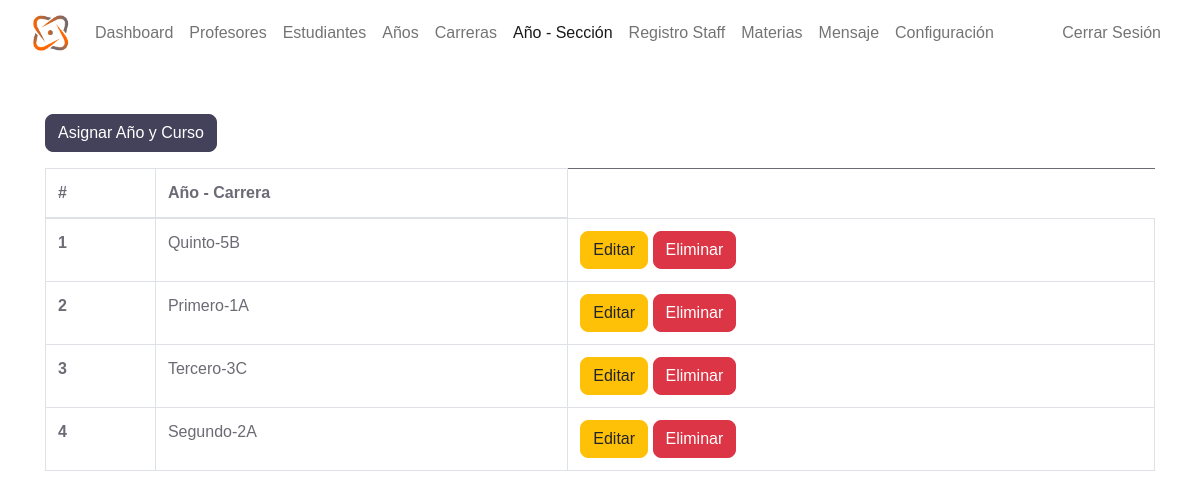
Screenshot of /admin/class.php (signed in) with the database file from the repository.
### tables this page shows
CREATE TABLE `class` (
  `class_id` int(11) NOT NULL,
  `grade` int(11) NOT NULL,
  `section` int(11) NOT NULL
);

CREATE TABLE `grades` (
  `grade_id` int(11) NOT NULL,
  `grade` varchar(31) NOT NULL,
  `grade_code` varchar(7) NOT NULL
);

CREATE TABLE `section` (
  `section_id` int(11) NOT NULL,
  `section` varchar(7) NOT NULL
);

### admin/data/class.php (called while the page is built, shortened)
<?php
function getAllClasses($conn){
   $sql = "SELECT * FROM class";
   $stmt = $conn->prepare($sql);
   $stmt->execute();
   if ($stmt->rowCount() >= 1) {
     $classes = $stmt->fetchAll();
     return $classes;
   }else {
    return 0;
   }
}

### admin/data/grade.php (called while the page is built, shortened)
<?php
function getGradeById($grade_id, $conn){
   $sql = "SELECT * FROM grades
           WHERE grade_id=?";
   $stmt = $conn->prepare($sql);
   $stmt->execute([$grade_id]);
   if ($stmt->rowCount() == 1) {
     $grade = $stmt->fetch();
     return $grade;
   }else {
    return 0;
   }
}

### admin/data/section.php (called while the page is built, shortened)
<?php
function getSectioById($section_id, $conn){
   $sql = "SELECT * FROM section
           WHERE section_id=?";
   $stmt = $conn->prepare($sql);
   $stmt->execute([$section_id]);
   if ($stmt->rowCount() == 1) {
     $section = $stmt->fetch();
     return $section;
   }else {
    return 0;
   }
}

### admin/class.php (the view, shortened to what this page needs)
<?php
if (
  isset($_SESSION['admin_id']) &&
  isset($_SESSION['role'])
) {
  if ($_SESSION['role'] == 'Admin') {
    include "../DB_connection.php";
    include "data/class.php";
    include "data/grade.php";
    include "data/section.php";
    $classes = getAllClasses($conn);
?>
    <!DOCTYPE html>
    <html lang="en">
    <head>
      <link rel="stylesheet" href="https://cdn.jsdelivr.net/npm/bootstrap@5.2.0/dist/css/bootstrap.min.css">
      <link rel="stylesheet" href="../css/style.css">
      <link rel="stylesheet" href="https://cdnjs.cloudflare.com/ajax/libs/font-awesome/4.7.0/css/font-awesome.min.css">
    </head>
    <body>
      <?php
      include "inc/navbar.php";
      if ($classes != 0) {
      ?>
        <div class="container mt-5">
          <a href="class-add.php" class="btn btn-dark">Asignar Año y Curso</a>
          <div class="table-responsive">
            <table class="table table-bordered mt-3 n-table">
              <thead>
                <tr>
                  <th scope="col">#</th>
                  <th scope="col">Año - Carrera</th>
                </tr>
              </thead>
              <tbody>
                <?php $i = 0;
                foreach ($classes as $class) {
                  $i++;  ?>
                  <tr>
                    <th scope="row"><?= $i ?></th>
                    <td>
                      <?php
                      $grade  = getGradeById($class['grade'], $conn);
                      $section = getSectioById($class['section'], $conn);
                      echo $grade['grade_code'] . '-' . $grade['grade'] . $section['section'];
                      ?>
                    </td>
                    <td>
                      <a href="class-edit.php?class_id=<?= $class['class_id'] ?>" class="btn btn-warning">Editar</a>
                      <a href="class-delete.php?class_id=<?= $class['class_id'] ?>" class="btn btn-danger">Eliminar</a>
                    </td>
                  </tr>
                <?php } ?>
              </tbody>
            </table>
          </div>
        <?php } else { ?>
          <div class="alert alert-info .w-450 m-5" role="alert">
            Empty!
          </div>
        <?php } ?>
        </div>
    </body>
    </html>
<?php
  } else {
    header("Location: ../login.php");
    exit;
  }
} else {
  header("Location: ../login.php");
  exit;
}
?>

### rows the page displays
class: grades.grade_code "Quinto", grades.grade "5", section.section "B"
class: grades.grade_code "Primero", grades.grade "1", section.section "A"
class: grades.grade_code "Tercero", grades.grade "3", section.section "C"
class: grades.grade_code "Segundo", grades.grade "2", section.section "A"
